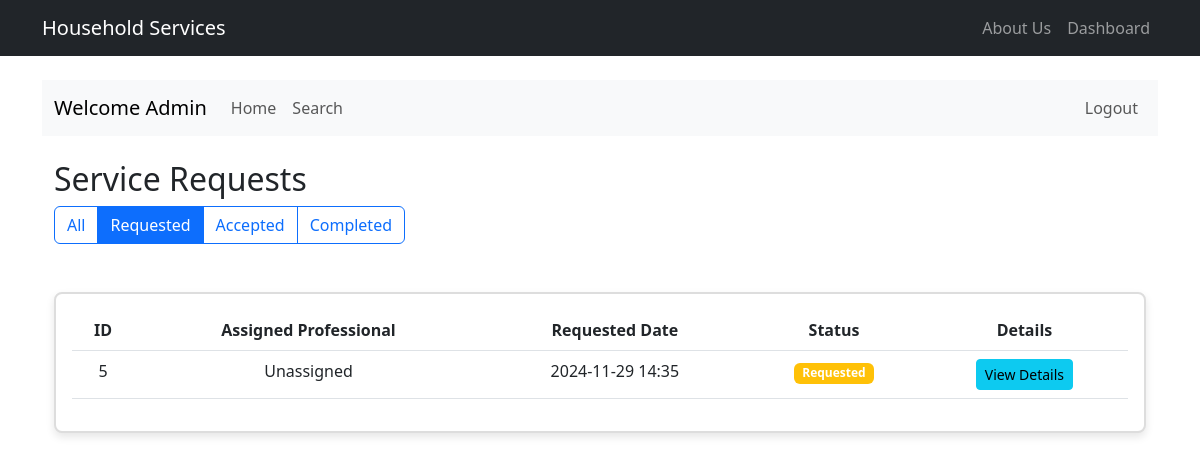
Page /admin/service-requests?status=requested (signed in) on the earlier database version.
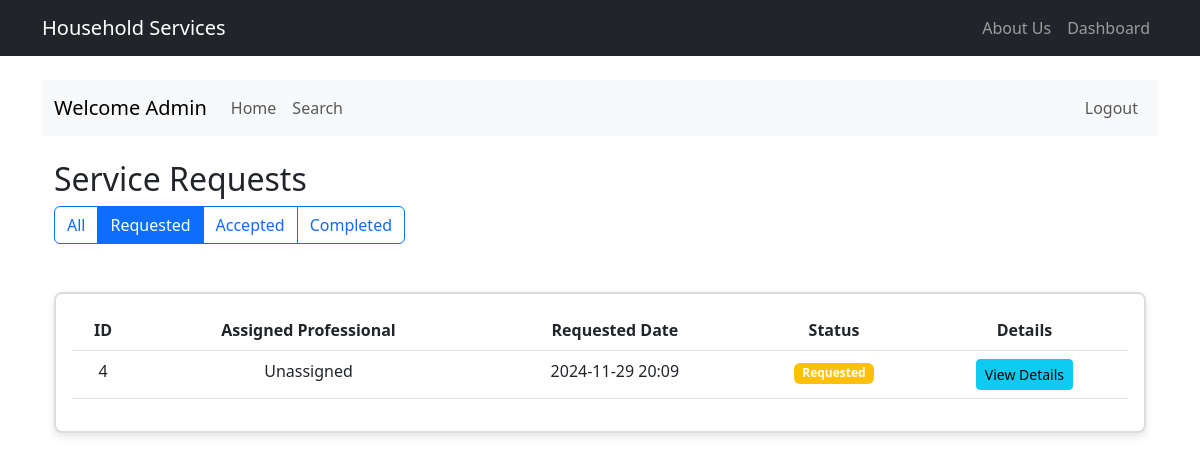
Same page on the later database version.
### model.py (models this page shows, shortened)
class ServiceRequest(db.Model):
    id = db.Column(db.Integer, primary_key=True)
    service_id = db.Column(db.Integer, db.ForeignKey('service.id'), nullable=False)
    customer_id = db.Column(db.Integer, db.ForeignKey('customer.id'), nullable=False)
    professional_id = db.Column(db.Integer, db.ForeignKey('service_professional.id'))
    date_of_request = db.Column(db.DateTime, default=datetime.utcnow, nullable=False)
    date_of_completion = db.Column(db.DateTime)
    status = db.Column(db.String(20), default='requested')  # requested, accepted, in_progress, completed, cancelled
    remarks = db.Column(db.Text)
    rating = db.Column(db.Integer)  # 1-5 rating
    review = db.Column(db.Text)
    service = db.relationship('Service', backref='requests')
    preferred_date = db.Column(db.Date, nullable=False)
    preferred_time = db.Column(db.Time, nullable=False)
    address = db.Column(db.String(200), nullable=False)
    pincode = db.Column(db.String(10), nullable=False)
    description = db.Column(db.Text)
    sub_service_id = db.Column(db.Integer, db.ForeignKey('sub_service.id'))
    sub_service = db.relationship('SubService', backref='requests')

### routes.py (the view)
@app.route('/admin/service-requests')
@login_required
def manage_service_requests():
    if current_user.type != 'admin':
        flash('Access denied. Admin privileges required.', 'danger')
        return redirect(url_for('dashboard'))
    status_filter = request.args.get('status', 'all')
    if status_filter == 'all':
        requests = ServiceRequest.query.all()
    else:
        requests = ServiceRequest.query.filter_by(status=status_filter).all()
    return render_template('admin/service_requests.html', requests=requests, current_filter=status_filter)

### app.py (called while the page is built)
@login_manager.user_loader
def load_user(user_id):
    return User.query.get(int(user_id))

### templates/admin/service_requests.html (shortened to what this page needs)
{% extends "main.html" %}
{% block admin_content %}
<div class="container">
    <div class="row mb-4">
        <div class="col-md-12">
            <h2>Service Requests</h2>
            <div class="btn-group mb-3">
                <a href="{{ url_for('manage_service_requests', status='all') }}"
                   class="btn btn-outline-primary {% if current_filter == 'all' %}active{% endif %}">All</a>
                <a href="{{ url_for('manage_service_requests', status='requested') }}"
                   class="btn btn-outline-primary {% if current_filter == 'requested' %}active{% endif %}">Requested</a>
                <a href="{{ url_for('manage_service_requests', status='accepted') }}"
                   class="btn btn-outline-primary {% if current_filter == 'accepted' %}active{% endif %}">Accepted</a>
                <a href="{{ url_for('manage_service_requests', status='completed') }}"
                   class="btn btn-outline-primary {% if current_filter == 'completed' %}active{% endif %}">Completed</a>
            </div>
        </div>
    </div>
    <div class="card">
        <div class="card-body">
            <table class="table">
                <thead>
                    <tr>
                        <th>ID</th>
                        <th>Assigned Professional</th>
                        <th>Requested Date</th>
                        <th>Status</th>
                        <th>Details</th>
                    </tr>
                </thead>
                <tbody>
                    {% for request in requests %}
                    <tr>
                        <td>{{ request.id }}</td>
                        <td>{{ request.professional.name if request.professional else 'Unassigned' }}</td>
                        <td>{{ request.date_of_request.strftime('%Y-%m-%d %H:%M') }}</td>
                        <td>
                            <span class="badge bg-{{ {
                                'requested': 'warning',
                                'accepted': 'primary',
                                'completed': 'success'
                            }[request.status] }}">
                                {{ request.status.title() }}
                            </span>
                        </td>
                        <td>
                            <button class="btn btn-sm btn-info" data-bs-toggle="modal" data-bs-target="#requestModal{{ request.id }}">
                                View Details
                            </button>
                        </td>
                    </tr>
                    {% endfor %}
                </tbody>
            </table>
        </div>
    </div>
</div>
{% endblock %}

### templates/main.html (shortened to what this page needs)
<!DOCTYPE html>
<html lang="en">
<head>
    <link href="https://cdn.jsdelivr.net/npm/bootstrap@5.3.0/dist/css/bootstrap.min.css" rel="stylesheet">
    <link rel="stylesheet" href="https://cdnjs.cloudflare.com/ajax/libs/font-awesome/5.15.4/css/all.min.css">
    <link rel="stylesheet" href="{{ url_for('static', filename='css/style.css') }}">
</head>
<body>
    <nav class="navbar navbar-expand-lg navbar-dark bg-dark">
        <div class="container">
            <a class="navbar-brand" href="{{ url_for('index') }}">Household Services</a>
            <div class="collapse navbar-collapse" id="navbarNav">
                <ul class="navbar-nav ms-auto">
                    <li class="nav-item">
                        <a class="nav-link" href="{{ url_for('intro') }}">About Us</a>
                    </li>
                    {% if session.get('user_type') %}
                        <li class="nav-item">
                            <a class="nav-link" href="{{ url_for('dashboard') }}">Dashboard</a>
                        </li>
                    {% else %}
                        <li class="nav-item">
                            <a class="nav-link" href="{{ url_for('login') }}">Login</a>
                        </li>
                    {% endif %}
                </ul>
            </div>
        </div>
    </nav>
    <div class="container mt-4">
        {% block content %}
        <nav class="navbar navbar-expand-lg navbar-light bg-light mb-4">
            <div class="container-fluid">
                <span class="navbar-brand">
                    {% if session.get('user_type') == 'customer' %}
                        Welcome Customer
                    {% elif session.get('user_type') == 'service_professional' %}
                        Welcome Professional
                    {% elif session.get('user_type') == 'admin' %}
                        Welcome Admin
                    {% else %}
                        Welcome
                    {% endif %}
                </span>
                <div class="collapse navbar-collapse" id="adminNavbar">
                    <ul class="navbar-nav me-auto">
                        <li class="nav-item">
                            <a class="nav-link" href="{{ url_for('dashboard') }}">Home</a>
                        </li>
                        <li class="nav-item">
                            <a class="nav-link" href="{{ url_for('admin_search' if current_user.type == 'admin' else 'professional_search' if current_user.type == 'service_professional' else 'customer_search') }}">Search</a>                        </li>
                    </ul>
                    <ul class="navbar-nav">
                        <li class="nav-item">
                            <a class="nav-link" href="{{ url_for('logout') }}">Logout</a>
                        </li>
                    </ul>
                </div>
            </div>
        </nav>
        {% block admin_content %}{% endblock %}
        {% endblock %}
    </div>
</body>
</html>

### static/css/style.css (style rules this page uses)
.card { box-shadow: 0 0 10px rgba(0,0,0,0.1); margin-top: 2rem; }
.card-body { padding: 2rem; }
.card { border: 2px solid #ddd; border-radius: 8px; box-shadow: 0 4px 8px rgba(0, 0, 0, 0.1); transition: transform 0.2s, box-shadow 0.2s; overflow: hidden; }
.card-body { padding: 16px; text-align: center; }

Differences in the rows shown:
removed ServiceRequest: id "5", professional "Unassigned", date_of_request "2024-11-29 14:35", status "Requested"
now on this page (row edited): ServiceRequest: id "4", professional "Unassigned", date_of_request "2024-11-29 20:09", status "Requested"
